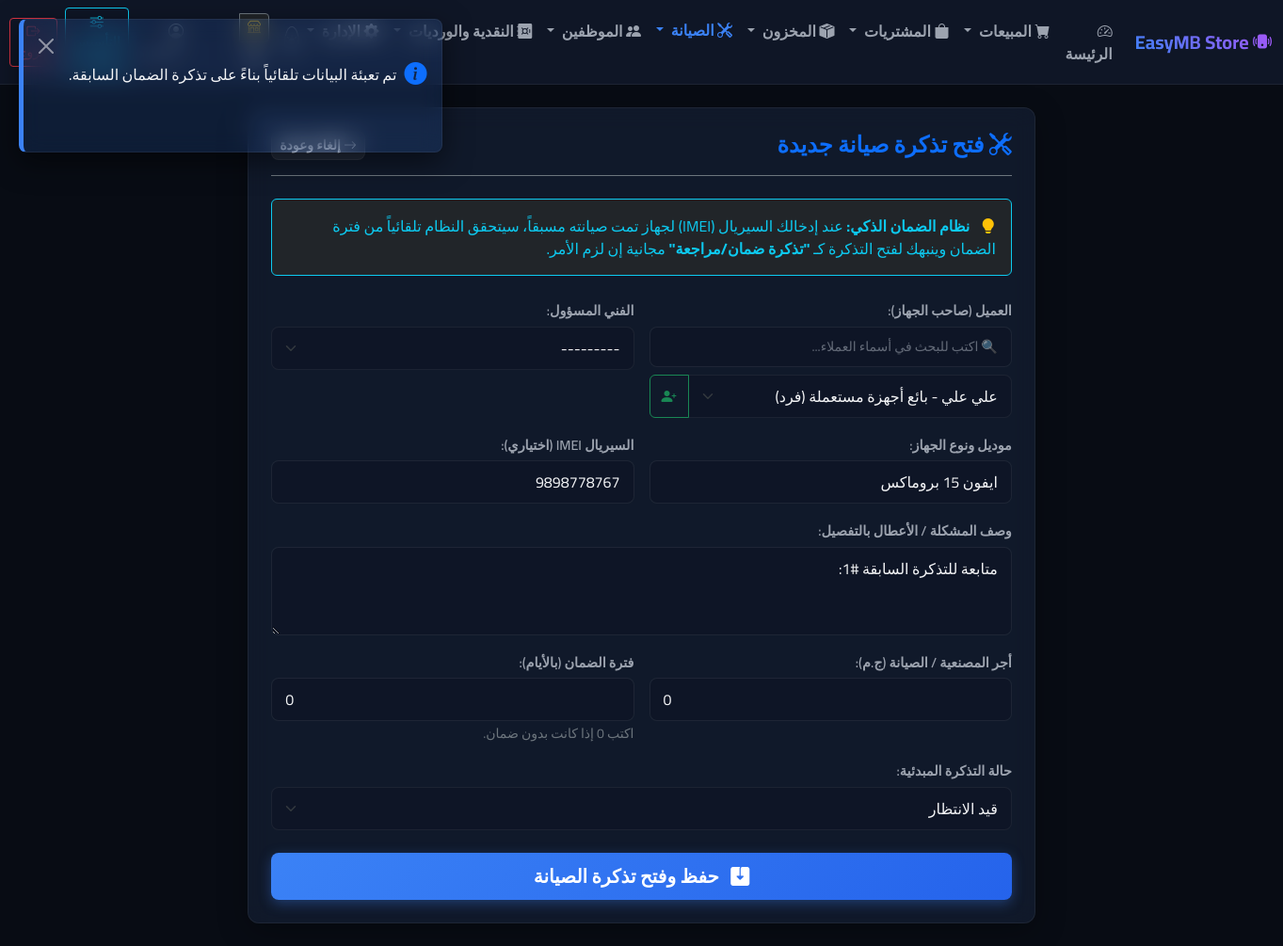
The app's page /repairs/create/?parent_id=1 (signed in) with its own data.
### erp/models.py (models this page shows, shortened)
class RepairTicket(models.Model):
    STATUS_CHOICES = (
        ('pending', 'قيد الانتظار'), ('in_progress', 'جاري العمل'),
        ('waiting_parts', 'في انتظار قطع الغيار'), ('done', 'جاهز للتسليم'), ('delivered', 'تم التسليم')
    )
    branch = models.ForeignKey(Branch, on_delete=models.CASCADE, default=1, verbose_name="الفرع")
    customer = models.ForeignKey(Contact, on_delete=models.CASCADE, verbose_name="العميل")
    technician = models.ForeignKey(User, on_delete=models.SET_NULL, null=True, verbose_name="الفني المختص")
    device_model = models.CharField(max_length=100, verbose_name="موديل الجهاز")
    device_imei = models.CharField(max_length=50, blank=True, null=True, verbose_name="السيريال/IMEI")
    issue_description = models.TextField(verbose_name="وصف العطل")
    status = models.CharField(max_length=20, choices=STATUS_CHOICES, default='pending', verbose_name="حالة التذكرة")
    estimated_cost = models.DecimalField(max_digits=10, decimal_places=2, null=True, blank=True, verbose_name="التكلفة التقديرية")
    labor_cost = models.DecimalField(max_digits=10, decimal_places=2, default=0.00, verbose_name="مصنعية")
    warranty_days = models.IntegerField(default=0, verbose_name="أيام الضمان بعد الصيانة")
    parent_ticket = models.ForeignKey('self', on_delete=models.SET_NULL, null=True, blank=True, related_name='followups', verbose_name="تذكرة الضمان الأب")
    created_at = models.DateTimeField(default=timezone.now, verbose_name="تاريخ الدخول")
    class Meta:
        verbose_name = "تذكرة صيانة"
        verbose_name_plural = "تذاكر الصيانة"

### erp/views.py (the view)
# urls.py: path('repairs/create/', views.repair_ticket_create, name='repair_create'),
@login_required
@permission_required('erp.add_repairticket', raise_exception=True)
@require_specific_branch
def repair_ticket_create(request):
    if request.method == 'POST':
        form = RepairTicketForm(request.POST)
        if form.is_valid():
            ticket = form.save()
            messages.success(request, f"تم فتح تذكرة الصيانة #{ticket.id} بنجاح.")
            return redirect('erp:repair_list')
    else:
        parent_id = request.GET.get('parent_id')
        initial_data = {}
        if parent_id:
            try:
                parent_ticket = RepairTicket.objects.get(id=parent_id)
                initial_data = {
                    'customer': parent_ticket.customer_id,
                    'device_model': parent_ticket.device_model,
                    'device_imei': parent_ticket.device_imei,
                    'parent_ticket': parent_ticket.id,
                    'labor_cost': 0, # افتراض أن تذكرة الضمان بدون مصنعية إضافية مبدئياً
                    'issue_description': f"متابعة للتذكرة السابقة #{parent_ticket.id}:\n"
                }
                messages.info(request, "تم تعبئة البيانات تلقائياً بناءً على تذكرة الضمان السابقة.")
            except RepairTicket.DoesNotExist:
                pass
        form = RepairTicketForm(initial=initial_data)
    return render(request, 'erp/repair_create.html', {'form': form})

### erp/context_processors.py (called while the page is built)
def branch_processor(request):
    context = {}
    if hasattr(request, 'branch'):
        context['active_branch'] = request.branch
        context['is_all_branches'] = (request.branch is None and request.session.get('active_branch_id') == 'all')
    if hasattr(request, 'user_allowed_branches') and request.user_allowed_branches:
        context['user_allowed_branches'] = request.user_allowed_branches
    return context

### erp/models.py (called while the page is built)
    def __str__(self):
        return f"{self.name} - {self.get_contact_type_display()}"

### erp/views.py (called while the page is built, shortened)
def permission_required(perm, login_url=None, raise_exception=False):
    def decorator(view_func):
        @wraps(view_func)
        def _wrapped_view(request, *args, **kwargs):
            if raise_exception:
                perms = [perm] if isinstance(perm, str) else perm
            return django_permission_required(perm, login_url=login_url, raise_exception=raise_exception)(view_func)(request, *args, **kwargs)
        return _wrapped_view
    return decorator

def require_specific_branch(view_func):
    @wraps(view_func)
    def _wrapped_view(request, *args, **kwargs):
        if request.branch is None:
            messages.warning(request, 'يجب تحديد فرع معين للقيام بهذه العملية (لا يمكن استخدام كل الفروع).')
            return redirect('erp:dashboard')
        return view_func(request, *args, **kwargs)
    return _wrapped_view

### erp/templates/erp/repair_create.html (shortened to what this page needs)
{% extends 'erp/base.html' %}
{% block content %}
<div class="row justify-content-center">
    <div class="col-lg-8">
        <div class="glass-card p-4">
            <div class="d-flex justify-content-between align-items-center mb-4 border-bottom border-secondary pb-3">
                <h4 class="mb-0 text-primary fw-bold"><i class="bi bi-tools"></i> فتح تذكرة صيانة جديدة</h4>
                <a href="{% url 'erp:repair_list' %}" class="btn btn-secondary btn-sm"><i class="bi bi-arrow-right"></i> إلغاء وعودة</a>
            </div>
            <div class="alert alert-info bg-dark text-info border-info mb-4" role="alert">
                <i class="bi bi-lightbulb-fill text-warning me-2"></i>
                <strong>نظام الضمان الذكي:</strong> عند إدخالك السيريال (IMEI) لجهاز تمت صيانته مسبقاً، سيتحقق النظام تلقائياً من فترة الضمان وينبهك لفتح التذكرة كـ <strong>"تذكرة ضمان/مراجعة"</strong> مجانية إن لزم الأمر.
            </div>
            <form method="POST">
                <div class="row g-3">
                    <div class="col-md-6">
                        <label for="{{ form.customer.id_for_label }}">العميل (صاحب الجهاز):</label>
                        <div class="mb-2">
                            <input type="text" id="customer-search-input" class="form-control form-control-sm bg-dark text-light border-secondary" placeholder="🔍 اكتب للبحث في أسماء العملاء...">
                        </div>
                        <div class="input-group">
                            {{ form.customer }}
                            <button class="btn btn-outline-success" type="button" id="btn-add-customer" data-bs-toggle="modal" data-bs-target="#addCustomerModal" title="إضافة عميل جديد">
                                <i class="bi bi-person-plus-fill"></i>
                            </button>
                        </div>
                    </div>
                    <div class="col-md-6">
                        <label for="{{ form.technician.id_for_label }}">الفني المسؤول:</label>
                        {{ form.technician }}
                    </div>
                    <div class="col-md-6">
                        <label for="{{ form.device_model.id_for_label }}">موديل ونوع الجهاز:</label>
                        {{ form.device_model }}
                    </div>
                    <div class="col-md-6">
                        <label for="{{ form.device_imei.id_for_label }}">السيريال IMEI (اختياري):</label>
                        {{ form.device_imei }}
                    </div>
                    <div class="col-12">
                        <label for="{{ form.issue_description.id_for_label }}">وصف المشكلة / الأعطال بالتفصيل:</label>
                        {{ form.issue_description }}
                    </div>
                    <div class="col-md-6">
                        <label for="{{ form.labor_cost.id_for_label }}">أجر المصنعية / الصيانة (ج.م):</label>
                        {{ form.labor_cost }}
                    </div>
                    <div class="col-md-6">
                        <label for="{{ form.warranty_days.id_for_label }}">فترة الضمان (بالأيام):</label>
                        {{ form.warranty_days }}
                        <small class="text-secondary">اكتب 0 إذا كانت بدون ضمان.</small>
                    </div>
                    <div class="col-12">
                        <label for="{{ form.status.id_for_label }}">حالة التذكرة المبدئية:</label>
                        {{ form.status }}
                    </div>
                </div>
                <div class="d-grid mt-4">
                    <button type="submit" class="btn btn-primary py-3 fs-5">
                        <i class="bi bi-save2-fill me-2"></i> حفظ وفتح تذكرة الصيانة
                    </button>
                </div>
            </form>
        </div>
    </div>
</div>
{% endblock %}

### erp/static/css/styles.css (style rules this page uses)
:root { --bg-primary: #080c14; --bg-secondary: #0f1626; --bg-card: rgba(22, 33, 54, 0.65); --border-color: rgba(255, 255, 255, 0.06); --border-color-focus: rgba(59, 130, 246, 0.5); --text-primary: #f3f4f6; --text-secondary: #9ca3af; --primary: #3b82f6; --primary-glow: rgba(59, 130, 246, 0.35); --secondary: #a855f7; --secondary-glow: rgba(168, 85, 247, 0.35); --success: #10b981; --success-glow: rgba(16, 185, 129, 0.25); --warning: #f59e0b; --danger: #ef4444; --danger-glow: rgba(239, 68, 68, 0.25); }
body { background-color: var(--bg-primary); color: var(--text-primary); font-family: 'Cairo', 'Inter', sans-serif; margin: 0; padding: 0; overflow-x: hidden; direction: rtl; }
.glass-card { background: var(--bg-card); backdrop-filter: blur(12px); -webkit-backdrop-filter: blur(12px); border: 1px solid var(--border-color); border-radius: 12px; box-shadow: 0 8px 32px 0 rgba(0, 0, 0, 0.3); transition: transform 0.3s ease, box-shadow 0.3s ease, border-color 0.3s ease; }
.form-control, .form-select { background-color: rgba(15, 22, 38, 0.8) !important; border: 1px solid var(--border-color) !important; color: var(--text-primary) !important; border-radius: 8px; padding: 10px 14px; transition: border-color 0.2s, box-shadow 0.2s; }
.form-control::placeholder { color: var(--text-secondary); opacity: 0.6; }
label { color: var(--text-secondary); font-weight: 600; margin-bottom: 6px; font-size: 0.9rem; }
.btn-primary { background: linear-gradient(135deg, var(--primary), #2563eb) !important; border: none !important; border-radius: 8px !important; padding: 10px 20px !important; font-weight: 600 !important; box-shadow: 0 4px 14px var(--primary-glow) !important; transition: all 0.3s ease !important; }
.btn-secondary { background: rgba(255, 255, 255, 0.08) !important; border: 1px solid var(--border-color) !important; color: var(--text-primary) !important; border-radius: 8px !important; font-weight: 600 !important; transition: all 0.3s ease !important; }
body { transition: background-color 0.3s ease, color 0.3s ease !important; }
.glass-card, .table-custom, .pos-checkout-sidebar, .pos-cart-item, .pos-summary { transition: background-color 0.3s ease, color 0.3s ease, border-color 0.3s ease, box-shadow 0.3s ease !important; }

### records on screen
RepairTicket: customer "علي علي - بائع أجهزة مستعملة (فرد)", technician "---------", device_model "ايفون 15 بروماكس", device_imei "9898778767", issue_description "متابعة للتذكرة السابقة #1:", labor_cost "0", warranty_days "0", status "قيد الانتظار"

### other values on screen
{{ message|safe }} "تم تعبئة البيانات تلقائياً بناءً على تذكرة الضمان السابقة."
form field branch_id "الفرع الرئيسي"
